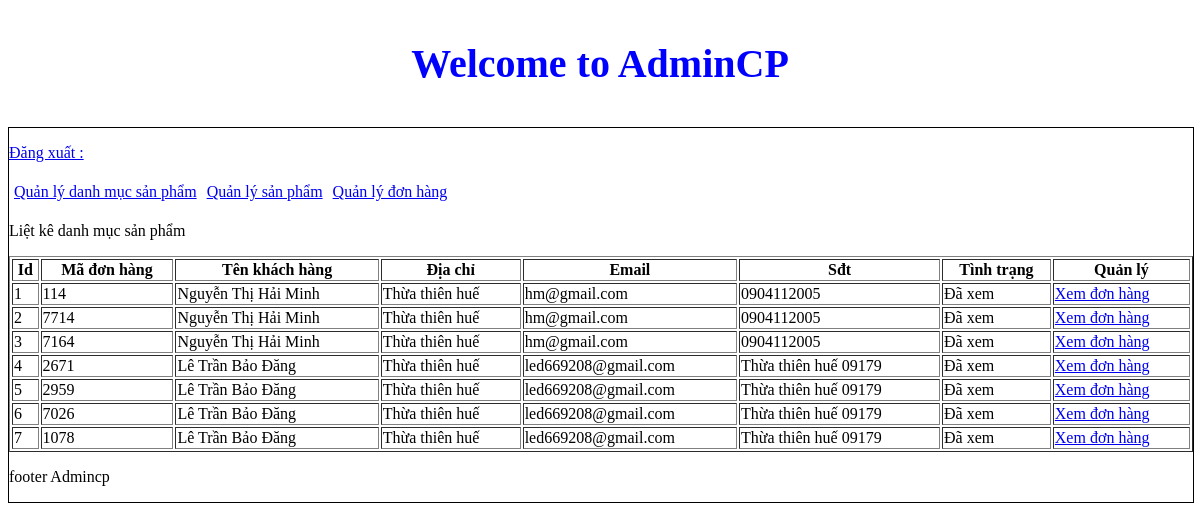
Screenshot of /admincp/index.php?action=quanlydonhang&query=lietke with the database file from the repository.
### tables this page shows
CREATE TABLE `tbl_cart` (
  `id_cart` int(11) NOT NULL,
  `id_khachhang` int(11) NOT NULL,
  `code_cart` varchar(10) NOT NULL,
  `cart_status` int(11) NOT NULL
);

CREATE TABLE `tbl_dangky` (
  `id_dangky` int(11) NOT NULL,
  `tenkhachhang` varchar(200) NOT NULL,
  `email` varchar(100) NOT NULL,
  `diachi` varchar(200) NOT NULL,
  `matkhau` varchar(100) NOT NULL,
  `dienthoai` varchar(20) NOT NULL
);

### admincp/modules/quanlydonhang/lietke.php (the view)
<?php
     $sql_lietke_dh = "SELECT * FROM tbl_cart, tbl_dangky WHERE tbl_cart.id_khachhang=tbl_dangky.id_dangky ORDER BY tbl_cart.id_cart DESC";
     $query_lietke_dh = mysqli_query($mysqli,$sql_lietke_dh);
?>
<p>Liệt kê danh mục sản phẩm</p>
<table style=  "width: 100%" border="1" style="border-collapse: collapse;">
  <tr>
    <th>Id</th>
    <th>Mã đơn hàng</th>
    <th>Tên khách hàng</th>
    <th>Địa chỉ</th>
    <th>Email</th>
    <th>Sđt</th>
    <th>Tình trạng</th>
    <th>Quản lý</th>
  </tr>
<?php
$i = 0;
while($row = mysqli_fetch_array($query_lietke_dh)){
    $i++;
?>
  <tr>
    <td><?php echo $i ?></td>
    <td><?php echo $row['code_cart']  ?></td>
    <td><?php echo $row['tenkhachhang']  ?></td>
    <td><?php echo $row['diachi']  ?></td>
    <td><?php echo $row['email']  ?></td>
    <td><?php echo $row['dienthoai']  ?></td>
    <td>
        <?php if($row['cart_status']==1){
            echo '<a href="modules/quanlydonhang/xuly.php?code='.$row['code_cart'].'">Đơn hàng mới</a>';
        }else{
            echo 'Đã xem';
        }
        ?>
    </td>
    <td>
      <a href="index.php?action=donhang&query=xemdonhang&code=<?php echo $row['code_cart'] ?>">Xem đơn hàng</a>
    </td>
  </tr>
  <?php
}
  ?>
</table>

### rows the page displays
tbl_cart: code_cart "114", tbl_dangky.tenkhachhang "Nguyễn Thị Hải Minh", tbl_dangky.diachi "Thừa thiên huế", tbl_dangky.email "hm@gmail.com", tbl_dangky.dienthoai "0904112005", cart_status "Đã xem"
tbl_cart: code_cart "7714", tbl_dangky.tenkhachhang "Nguyễn Thị Hải Minh", tbl_dangky.diachi "Thừa thiên huế", tbl_dangky.email "hm@gmail.com", tbl_dangky.dienthoai "0904112005", cart_status "Đã xem"
tbl_cart: code_cart "7164", tbl_dangky.tenkhachhang "Nguyễn Thị Hải Minh", tbl_dangky.diachi "Thừa thiên huế", tbl_dangky.email "hm@gmail.com", tbl_dangky.dienthoai "0904112005", cart_status "Đã xem"
tbl_cart: code_cart "2671", tbl_dangky.tenkhachhang "Lê Trần Bảo Đăng", tbl_dangky.diachi "Thừa thiên huế", tbl_dangky.email "led669208@gmail.com", tbl_dangky.dienthoai "Thừa thiên huế 09179", cart_status "Đã xem"
tbl_cart: code_cart "2959", tbl_dangky.tenkhachhang "Lê Trần Bảo Đăng", tbl_dangky.diachi "Thừa thiên huế", tbl_dangky.email "led669208@gmail.com", tbl_dangky.dienthoai "Thừa thiên huế 09179", cart_status "Đã xem"
tbl_cart: code_cart "7026", tbl_dangky.tenkhachhang "Lê Trần Bảo Đăng", tbl_dangky.diachi "Thừa thiên huế", tbl_dangky.email "led669208@gmail.com", tbl_dangky.dienthoai "Thừa thiên huế 09179", cart_status "Đã xem"
tbl_cart: code_cart "1078", tbl_dangky.tenkhachhang "Lê Trần Bảo Đăng", tbl_dangky.diachi "Thừa thiên huế", tbl_dangky.email "led669208@gmail.com", tbl_dangky.dienthoai "Thừa thiên huế 09179", cart_status "Đã xem"
